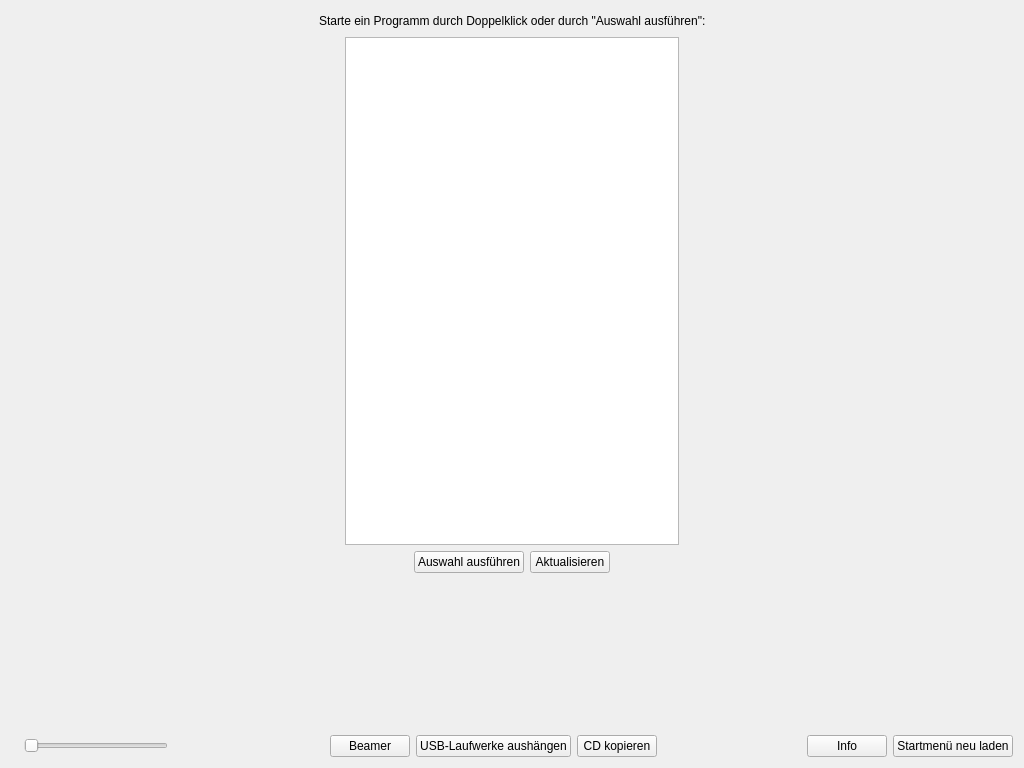
<?xml version="1.0" encoding="UTF-8"?>
<ui version="4.0">
 <class>Form</class>
 <widget class="QWidget" name="Form">
  <property name="geometry">
   <rect>
    <x>0</x>
    <y>0</y>
    <width>1024</width>
    <height>768</height>
   </rect>
  </property>
  <property name="windowTitle">
   <string>i-EDU Startmenü</string>
  </property>
  <layout class="QVBoxLayout" name="verticalLayout">
   <item>
    <layout class="QHBoxLayout" name="horizontalLayout_3">
     <item>
      <spacer name="horizontalSpacer_5">
       <property name="orientation">
        <enum>Qt::Horizontal</enum>
       </property>
       <property name="sizeHint" stdset="0">
        <size>
         <width>40</width>
         <height>20</height>
        </size>
       </property>
      </spacer>
     </item>
     <item>
      <widget class="QLabel" name="label">
       <property name="text">
        <string>&lt;html&gt;&lt;head/&gt;&lt;body&gt;&lt;p&gt;Starte ein Programm durch Doppelklick oder durch &amp;quot;Auswahl ausführen&amp;quot;:&lt;/p&gt;&lt;/body&gt;&lt;/html&gt;</string>
       </property>
      </widget>
     </item>
     <item>
      <spacer name="horizontalSpacer_4">
       <property name="orientation">
        <enum>Qt::Horizontal</enum>
       </property>
       <property name="sizeHint" stdset="0">
        <size>
         <width>40</width>
         <height>20</height>
        </size>
       </property>
      </spacer>
     </item>
    </layout>
   </item>
   <item>
    <layout class="QHBoxLayout" name="horizontalLayout_2">
     <item>
      <spacer name="horizontalSpacer_2">
       <property name="orientation">
        <enum>Qt::Horizontal</enum>
       </property>
       <property name="sizeHint" stdset="0">
        <size>
         <width>40</width>
         <height>20</height>
        </size>
       </property>
      </spacer>
     </item>
     <item>
      <widget class="QTreeView" name="tvPrograms">
       <property name="sizePolicy">
        <sizepolicy hsizetype="Expanding" vsizetype="Expanding">
         <horstretch>0</horstretch>
         <verstretch>0</verstretch>
        </sizepolicy>
       </property>
       <property name="editTriggers">
        <set>QAbstractItemView::NoEditTriggers</set>
       </property>
       <property name="iconSize">
        <size>
         <width>64</width>
         <height>64</height>
        </size>
       </property>
       <property name="rootIsDecorated">
        <bool>false</bool>
       </property>
       <property name="expandsOnDoubleClick">
        <bool>false</bool>
       </property>
       <attribute name="headerVisible">
        <bool>false</bool>
       </attribute>
      </widget>
     </item>
     <item>
      <spacer name="horizontalSpacer_3">
       <property name="orientation">
        <enum>Qt::Horizontal</enum>
       </property>
       <property name="sizeHint" stdset="0">
        <size>
         <width>40</width>
         <height>20</height>
        </size>
       </property>
      </spacer>
     </item>
    </layout>
   </item>
   <item>
    <layout class="QHBoxLayout" name="horizontalLayout">
     <item>
      <spacer name="horizontalSpacer">
       <property name="orientation">
        <enum>Qt::Horizontal</enum>
       </property>
       <property name="sizeHint" stdset="0">
        <size>
         <width>40</width>
         <height>20</height>
        </size>
       </property>
      </spacer>
     </item>
     <item>
      <widget class="QPushButton" name="btnStart">
       <property name="text">
        <string>Auswahl ausführen</string>
       </property>
      </widget>
     </item>
     <item>
      <widget class="QPushButton" name="btnRefresh">
       <property name="text">
        <string>Aktualisieren</string>
       </property>
      </widget>
     </item>
     <item>
      <spacer name="horizontalSpacer_6">
       <property name="orientation">
        <enum>Qt::Horizontal</enum>
       </property>
       <property name="sizeHint" stdset="0">
        <size>
         <width>40</width>
         <height>20</height>
        </size>
       </property>
      </spacer>
     </item>
    </layout>
   </item>
   <item>
    <widget class="QLabel" name="label_2">
     <property name="sizePolicy">
      <sizepolicy hsizetype="Preferred" vsizetype="Preferred">
       <horstretch>0</horstretch>
       <verstretch>0</verstretch>
      </sizepolicy>
     </property>
     <property name="minimumSize">
      <size>
       <width>0</width>
       <height>150</height>
      </size>
     </property>
     <property name="text">
      <string/>
     </property>
    </widget>
   </item>
   <item>
    <layout class="QHBoxLayout" name="horizontalLayout_4">
     <item>
      <widget class="QLabel" name="lblVolumeLow">
       <property name="text">
        <string/>
       </property>
      </widget>
     </item>
     <item>
      <widget class="QSlider" name="slVolume">
       <property name="maximumSize">
        <size>
         <width>200</width>
         <height>16777215</height>
        </size>
       </property>
       <property name="tracking">
        <bool>false</bool>
       </property>
       <property name="orientation">
        <enum>Qt::Horizontal</enum>
       </property>
      </widget>
     </item>
     <item>
      <widget class="QLabel" name="lblVolumeHigh">
       <property name="text">
        <string/>
       </property>
      </widget>
     </item>
     <item>
      <spacer name="horizontalSpacer_7">
       <property name="orientation">
        <enum>Qt::Horizontal</enum>
       </property>
       <property name="sizeHint" stdset="0">
        <size>
         <width>40</width>
         <height>20</height>
        </size>
       </property>
      </spacer>
     </item>
     <item>
      <widget class="QPushButton" name="btnBeamer">
       <property name="text">
        <string>Beamer</string>
       </property>
       <property name="shortcut">
        <string>Ctrl+Shift+B</string>
       </property>
       <property name="checkable">
        <bool>true</bool>
       </property>
      </widget>
     </item>
     <item>
      <widget class="QPushButton" name="btnUmountUSB">
       <property name="text">
        <string>USB-Laufwerke aushängen</string>
       </property>
      </widget>
     </item>
     <item>
      <widget class="QPushButton" name="btnCopyCD">
       <property name="text">
        <string>CD kopieren</string>
       </property>
      </widget>
     </item>
     <item>
      <spacer name="horizontalSpacer_8">
       <property name="orientation">
        <enum>Qt::Horizontal</enum>
       </property>
       <property name="sizeHint" stdset="0">
        <size>
         <width>40</width>
         <height>20</height>
        </size>
       </property>
      </spacer>
     </item>
     <item>
      <widget class="QPushButton" name="btnInfo">
       <property name="text">
        <string>Info</string>
       </property>
      </widget>
     </item>
     <item>
      <widget class="QPushButton" name="btnRestartMenu">
       <property name="text">
        <string>Startmenü neu laden</string>
       </property>
      </widget>
     </item>
    </layout>
   </item>
  </layout>
 </widget>
 <resources>
  <include location="menu.qrc"/>
 </resources>
 <connections/>
</ui>
